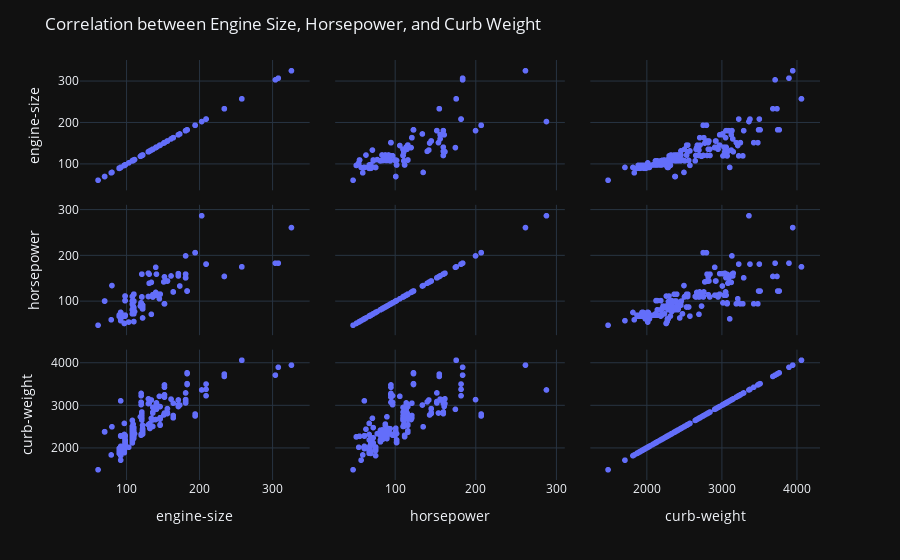

The cell this chart's notebook holds for it:
### Markdown cell above
Построение нескольких суб-графиков на одном графике

### Code cell
fig = px.scatter_matrix(df, dimensions=["engine-size", "horsepower", "curb-weight"])
fig.update_layout(title='Correlation between Engine Size, Horsepower, and Curb Weight')
fig.show()

### Figure 1 — Plotly figure (JSON) as saved in the notebook; plotly's stock layout.template omitted (floating-point values rounded to 4 significant figures; data arrays with more than 128 entries replaced by an {"elided": "..."} marker saying what was removed)
{"data": [{"dimensions": [{"axis": {"matches": true}, "label": "engine-size", "values": {"elided": "205 int values"}}, {"axis": {"matches": true}, "label": "horsepower", "values": {"elided": "205 float values"}}, {"axis": {"matches": true}, "label": "curb-weight", "values": {"elided": "205 int values"}}], "hovertemplate": "%{xaxis.title.text}=%{x}<br>%{yaxis.title.text}=%{y}<extra></extra>", "legendgroup": "", "marker": {"color": "#636efa", "symbol": "circle"}, "name": "", "showlegend": false, "type": "splom"}], "layout": {"legend": {"tracegroupgap": 0}, "margin": {"t": 60}, "dragmode": "select", "title": {"text": "Correlation between Engine Size, Horsepower, and Curb Weight"}}}
